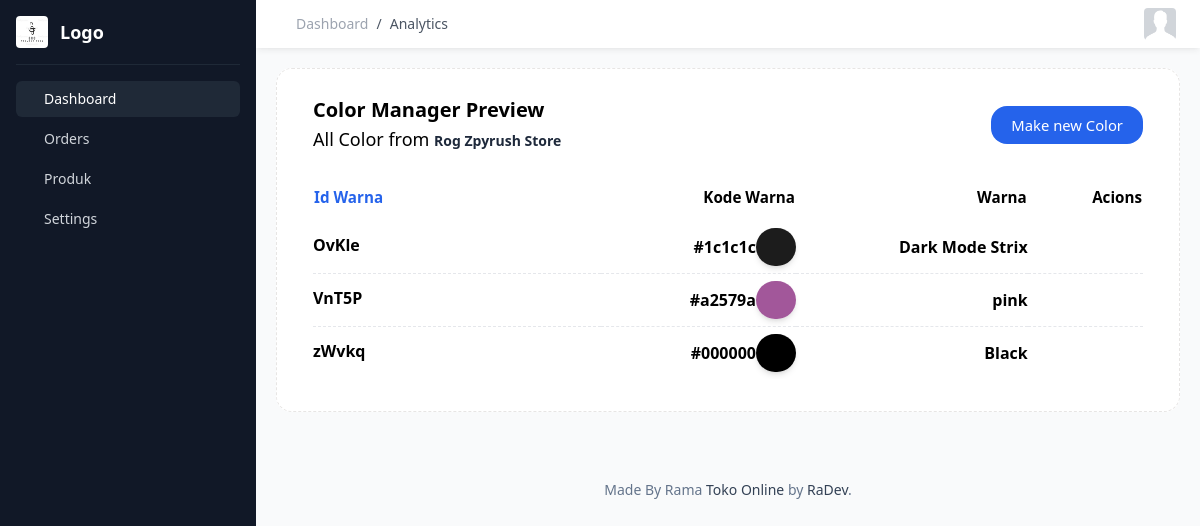
The page /produk/color-manager.php (signed in) on the database its author committed.
### tables this page shows
CREATE TABLE `seller` (
  `id_seller` char(10) NOT NULL,
  `firstname` varchar(100) DEFAULT NULL,
  `lastnama` varchar(100) DEFAULT NULL,
  `sellername` varchar(100) NOT NULL,
  `email` varchar(55) NOT NULL,
  `passwords` varchar(100) NOT NULL,
  `foto_seller` varchar(100) DEFAULT NULL,
  `status_seller` tinyint(1) NOT NULL DEFAULT 1,
  `created_at` datetime(4) NOT NULL DEFAULT current_timestamp(4),
  `update_at` datetime(4) NOT NULL DEFAULT current_timestamp(4),
  PRIMARY KEY (`id_seller`)
);

CREATE TABLE `warna` (
  `id_warna` char(5) NOT NULL,
  `nama_warna` varchar(50) NOT NULL,
  `kode_warna` varchar(20) DEFAULT NULL,
  `id_seller` char(10) NOT NULL,
  PRIMARY KEY (`id_warna`),
  KEY `fk_id_seller` (`id_seller`),
  CONSTRAINT `fk_id_seller` FOREIGN KEY (`id_seller`) REFERENCES `seller` (`id_seller`) ON DELETE CASCADE ON UPDATE CASCADE
);

### db/connect.php (called while the page is built, shortened)
<?php
class Database {
    private $host = 'localhost';
    private $username = 'root';
    private $password = '';
    private $database = 'toko_onlines';
    protected $connection;
    public function __construct() {
        $this->connection = new mysqli($this->host, $this->username, $this->password, $this->database);
    }
    public function getConnection() {
        return $this->connection;
    }
}
?>

### produk/color-manager.php (the view, shortened to what this page needs)
<?php
require_once('../db/connect.php');
function getColorData($userId)
{
    $connection = new Database();
    $sql = mysqli_query($connection->getConnection(), "SELECT * FROM warna where id_seller = '" . $_SESSION['user_id'] . "' ORDER BY id_warna ASC");
    $data = [];
    while ($row = mysqli_fetch_assoc($sql)) {
        $data[] = $row;
    }
    return $data;
}
$colorData = getColorData($_SESSION['user_id']);
?>
<!DOCTYPE html>
<html lang="en">
<head>
    <link href="https://cdn.jsdelivr.net/npm/remixicon@3.5.0/fonts/remixicon.css" rel="stylesheet">
    <script src="https://cdn.tailwindcss.com"></script>
    <link rel="stylesheet" href="../dist/css/style.css">
</head>
<body>
    <?php
    include "../src/layout/sidebar_inside.php";
    ?>
    <main class="w-full md:w-[calc(100%-256px)] md:ml-64 bg-gray-50 min-h-screen transition-all main">
        <?php
        include "../src/layout/navbar_inside.php";
        ?>
        <div class="flex flex-wrap -mx-3 mb-5">
            <div class="w-full max-w-full px-3 mb-6  mx-auto">
                <div
                    class="relative flex-[1_auto] flex flex-col break-words min-w-0 bg-clip-border rounded-[.95rem] bg-white m-5">
                    <div
                        class="relative flex flex-col min-w-0 break-words border border-dashed bg-clip-border rounded-2xl border-stone-200 bg-light/30">
                        <div
                            class="px-9 pt-5 flex justify-between items-stretch flex-wrap min-h-[70px] pb-0 bg-transparent">
                            <h3
                                class="flex flex-col items-start justify-center m-2 ml-0 font-medium text-xl/tight text-dark">
                                <span class="mr-3 font-semibold text-dark">Color Manager Preview</span>
                                <?php
                                $connection = new Database();
                                $id = $_SESSION['user_id'];
                                $sql = mysqli_query($connection->getConnection(), "SELECT sellername FROM seller WHERE id_seller= '$id' LIMIT 1");
                                $data = mysqli_fetch_array($sql);
                                ?>
                                <span class="mt-1 font-medium text-secondary-dark text-lg/normal">All Color from
                                    <b class="font-bolder text-slate-800 text-sm">
                                        <?php echo $data['sellername']; ?>
                                    </b></span>
                            </h3>
                            <div class="relative flex flex-wrap items-center my-2">
                                <a href="add-color.php?unique-seller=<?php echo $_SESSION["user_id"]; ?>"
                                    class="inline-block text-[.925rem] font-medium leading-normal text-center align-middle cursor-pointer rounded-2xl transition-colors duration-150 ease-in-out text-white bg-blue-600 border-light shadow-none border-0 py-2 px-5 hover:bg-blue-700 active:bg-blue-600 focus:bg-blue-600">
                                    Make new Color </a>
                            </div>
                        </div>
                        <div class="flex-auto block py-8 pt-6 px-9">
                            <div class="overflow-x-auto">
                                <table class="w-full my-0 align-middle text-dark border-neutral-200">
                                    <thead class="align-bottom">
                                        <tr class="font-semibold text-[0.95rem] text-secondary-dark">
                                            <th class="pb-3 text-start text-blue-600 min-w-[175px]">Id Warna</th>
                                            <th class="pb-3 text-end min-w-[50px]">Kode Warna</th>
                                            <th class="pb-3 text-end min-w-[40px]">Warna</th>
                                            <th class="pb-3 text-end min-w-[30px]">Acions</th>
                                        </tr>
                                    </thead>
                                    <tbody>
                                        <?php foreach ($colorData as $color): ?>
                                            <tr class="border-b border-dashed last:border-b-0">
                                                <td class="p-3 pl-0">
                                                    <div class="flex items-center">
                                                        <div class="flex flex-col justify-start">
                                                            <a href="javascript:void(0)"
                                                                class="mb-1 font-semibold transition-colors duration-200 ease-in-out text-md/normal text-secondary-inverse hover:text-primary">
                                                                <?php echo $color['id_warna']; ?>
                                                            </a>
                                                        </div>
                                                    </div>
                                                </td>
                                                <td class="p-3 pr-0 text-end">
                                                    <span
                                                        class="font-semibold text-light-inverse text-md/normal gap-5 relative">
                                                        <?php echo ($color['kode_warna'] == null) ? 'not set' : $color['kode_warna']; ?>
                                                        <?php if ($color['kode_warna'] !== null): ?>
                                                            <b class="rounded-full w-5 h-5 px-5 py-2 shadow-md"
                                                                style="background-color: <?php echo $color['kode_warna']; ?>"></b>
                                                        <?php endif; ?>
                                                    </span>
                                                </td>
                                                <td class="p-3 pr-0 text-end">
                                                    <span class="font-semibold text-light-inverse text-md/normal">
                                                        <?php echo $color['nama_warna']; ?>
                                                    </span>
                                                </td>
                                                <td class="p-3 pr-0 text-end flex flex-wrap">
                                                    <button
                                                        class="ml-auto relative text-secondary-dark bg-light-dark hover:text-primary flex items-center h-[25px] w-[25px] text-base font-medium leading-normal text-center align-middle cursor-pointer rounded-2xl transition-colors duration-200 ease-in-out shadow-none border-0 justify-center hover:text-red-500 delete-button"
                                                        data-id-warna="<?php echo $color['id_warna']; ?>"
                                                        data-color-name="<?php echo $color['nama_warna']; ?>">
                                                    </button>
                                                    <button
                                                        class="ml-2 relative text-secondary-dark bg-light-dark hover:text-primary flex items-center h-[25px] w-[25px] text-base font-medium leading-normal text-center align-middle cursor-pointer rounded-2xl transition-colors duration-200 ease-in-out shadow-none border-0 justify-center hover:text-blue-500">
                                                    </button>
                                                </td>
                                            </tr>
                                        <?php endforeach; ?>
                                    </tbody>
                                </table>
                            </div>
                        </div>
                    </div>
                </div>
            </div>
        </div>
        <div class="flex flex-wrap -mx-3 mb-5">
            <div class="w-full max-w-full sm:w-3/4 mx-auto text-center">
                <p class="text-sm text-slate-500 py-1"> Made By Rama <a class="text-slate-700 hover:text-slate-900"
                        target="_blank">Toko Online</a> by <a href="#" class="text-slate-700 hover:text-slate-900"
                        target="_blank">RaDev</a>. </p>
            </div>
        </div>
    </main>
</body>
</html>

### rows shown on the page
seller: sellername "Rog Zpyrush Store"
warna: id_warna "OvKle", kode_warna "#1c1c1c", nama_warna "Dark Mode Strix"
warna: id_warna "VnT5P", kode_warna "#a2579a", nama_warna "pink"
warna: id_warna "zWvkq", kode_warna "#000000", nama_warna "Black"
